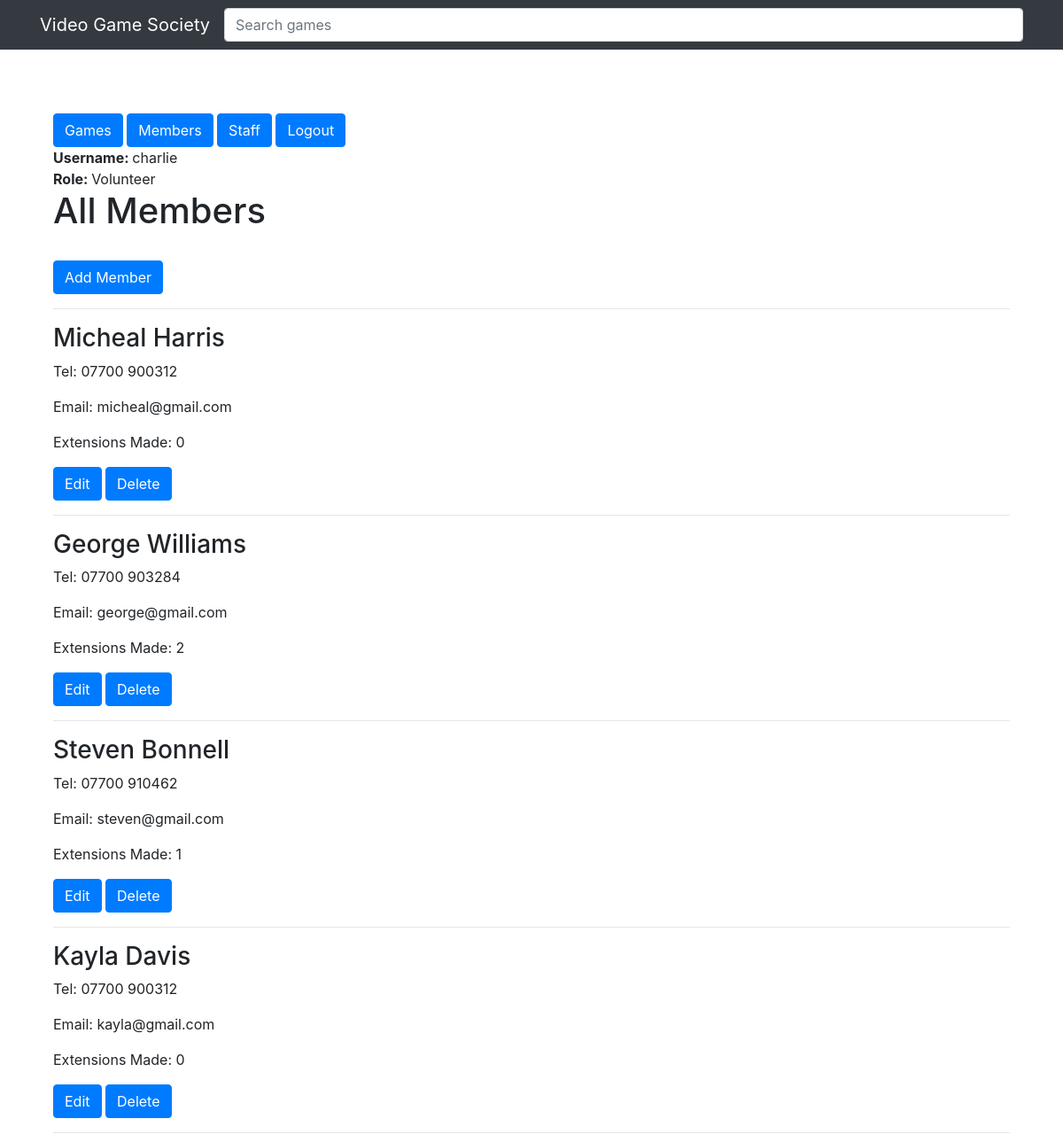
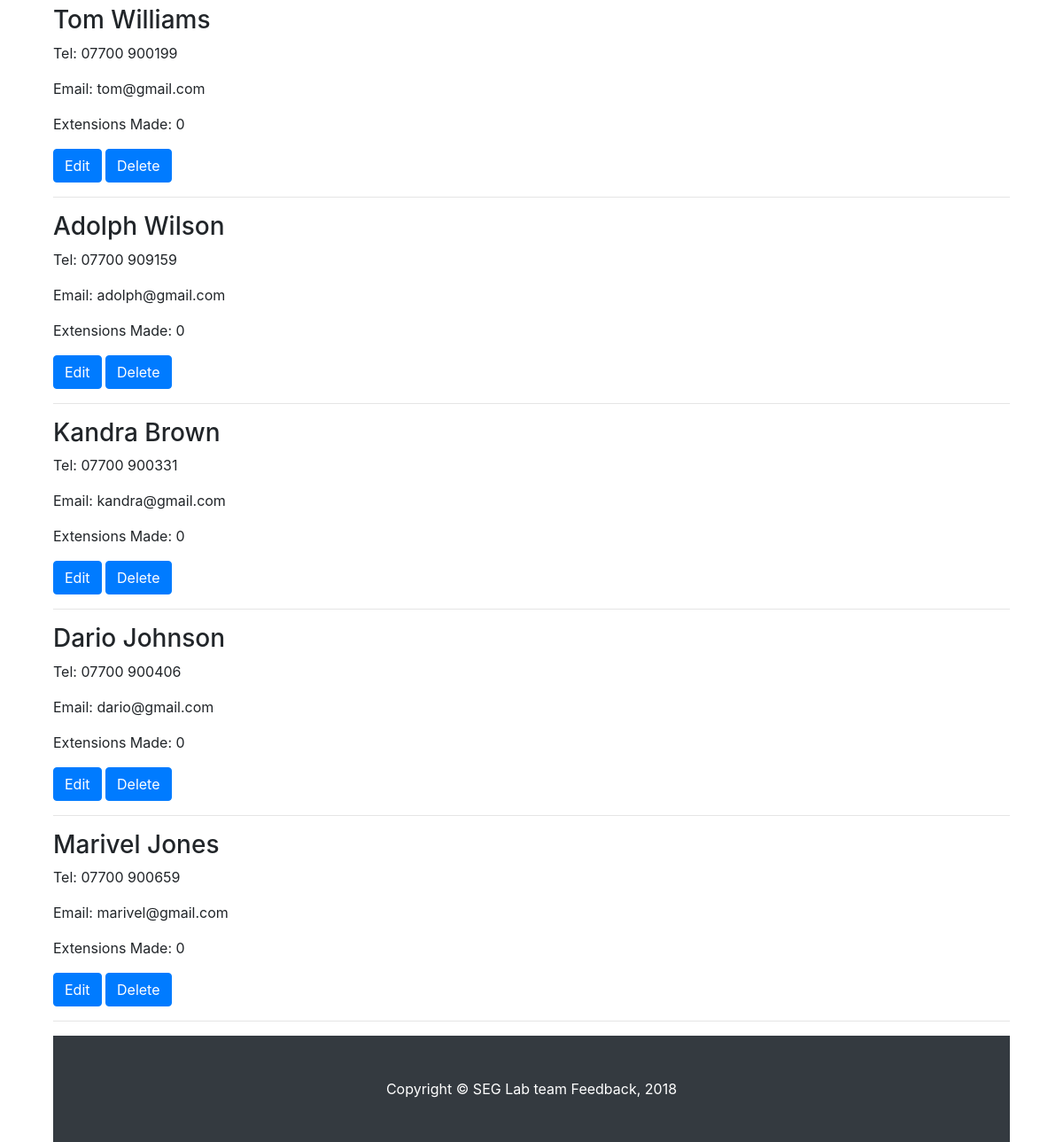
Screenshot of /public/members/index.php (signed in) with the database file from the repository (2 pictures, top to bottom).
### tables this page shows
CREATE TABLE Members(
                      Member_ID       INT         NOT NULL AUTO_INCREMENT,
                      Name            VARCHAR(64) NOT NULL,
                      Tel             VARCHAR(15),
                      Email           VARCHAR(254),
                      Extensions_Made INT         NOT NULL,

                      PRIMARY KEY (Member_ID)
);

### private/functions.php (called while the page is built, shortened)
<?php
function url_for($script_path) {
  if($script_path[0] != '/') {
    $script_path = "/" . $script_path;
  }
  return WWW_ROOT . $script_path;
}
function u($string="") {
  return urlencode($string);
}
function h($string="") {
  return htmlspecialchars($string);
}
?>

### private/db_functions.php (called while the page is built, shortened)
<?php
  function find_all_members() {
        global $db;
        $sql = "SELECT * FROM Members ";
        $sql .= "ORDER BY Member_ID DESC";
        $result = mysqli_query($db, $sql);
    return $result;
  }
?>

### public/members/index.php (the view, shortened to what this page needs)
<?php include(SHARED_PATH . '/header.php'); ?>
   <h1>All Members</h1>
     <div class="actions">
     <br>
        <a class="btn btn-primary" href="./new.php">Add Member</a>
    </div>
    <hr/>
    <?php $result = find_all_members();
    while($member = mysqli_fetch_assoc($result)){ ?>
      <div class="row">
        <div class="col-md-6">
          <h3><?php echo h($member['Name']); ?></h3>
          <p>Tel: <?php echo h($member['Tel']) ?></p>
          <p>Email: <?php echo h($member['Email']) ?></p>
          <p>Extensions Made: <?php echo h($member['Extensions_Made']) ?></p>
          <div>
                <a class="btn btn-primary" href="<?php echo url_for('./members/edit.php?id=' . h(u($member['Member_ID']))); ?>">Edit</a>
                <a class="btn btn-primary" href="<?php echo url_for('./members/delete.php?id=' . h(u($member['Member_ID']))); ?>">Delete</a>
         </div>
        </div>
      </div>
    <hr/>
    <?php }?>
<?php include(SHARED_PATH . '/footer.php'); ?>

### private/shared/header.php (shortened to what this page needs)
<!doctype html>
<html lang="en">
  <head>
    <link href="../../public/css/games.css" rel="stylesheet">
    <link href=" /gameList.css" rel="stylesheet">
  </head>
  <body>
    <form action="<?php echo url_for('../../VGS/public/games/index.php'); ?>" method="post">
    <nav class="navbar navbar-expand-lg navbar-dark bg-dark fixed-top">
      <div class="container">
        <a class="navbar-brand" href="../../public/games/index.php">Video Game Society</a>
            <input class="form-control" type="text" name="searchValue" placeholder="Search games" aria-label="Search">
      </div>
    </nav>
    </form>
    <div class="row">
        <div class= "col">
                <div class="actions">
                 <br><br><br>
                    <a class="btn btn-primary" href="<?php echo url_for('../public/games/index.php'); ?>">Games</a>
                     <a class="btn btn-primary" href="<?php echo url_for('../public/members/index.php'); ?>">Members</a>
                    <a class="btn btn-primary" href="<?php echo url_for('../public/staff/index.php'); ?>">Staff</a>
                    <a class="btn btn-primary" href="<?php echo url_for('../public/login.php'); ?>">Logout</a>
                </div>
        </div>
    </div>
    <b><?php echo 'Username: ';?></b>  <?php echo $_SESSION['username']; ?>
        <br>
     <b><?php echo 'Role: ';?></b>  <?php echo $_SESSION['role']; ?>
    <br>
    <body>

### private/shared/footer.php
    </body>
    <footer class="py-5 bg-dark">
      <div class="container">
        <p class="m-0 text-center text-white">Copyright &copy; SEG Lab team Feedback, 2018</p>
      </div>
    </footer>
  </body>
</html>

### public/css/gameList.css (style rules this page uses)
body { padding-top: 54px; }
@media (min-width: 992px) { body { padding-top: 56px; } }

### private/shared/header.php (style rules this page uses)
body { width:90%; margin: 0 auto; }

### rows the page displays
members: Name "Micheal Harris", Tel "07700 900312", Email "micheal@gmail.com", Extensions_Made "0"
members: Name "George Williams", Tel "07700 903284", Email "george@gmail.com", Extensions_Made "2"
members: Name "Steven Bonnell", Tel "07700 910462", Email "steven@gmail.com", Extensions_Made "1"
members: Name "Kayla Davis", Tel "07700 900312", Email "kayla@gmail.com", Extensions_Made "0"
members: Name "Tom Williams", Tel "07700 900199", Email "tom@gmail.com", Extensions_Made "0"
members: Name "Adolph Wilson", Tel "07700 909159", Email "adolph@gmail.com", Extensions_Made "0"
members: Name "Kandra Brown", Tel "07700 900331", Email "kandra@gmail.com", Extensions_Made "0"
members: Name "Dario Johnson", Tel "07700 900406", Email "dario@gmail.com", Extensions_Made "0"
members: Name "Marivel Jones", Tel "07700 900659", Email "marivel@gmail.com", Extensions_Made "0"

### other values shown
$_SESSION['username'] "charlie"
$_SESSION['role'] "Volunteer"
